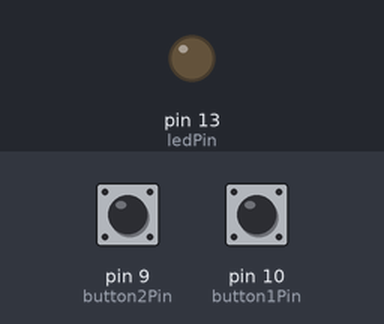
This sketch was run on a simulated Arduino Uno, built with avr-gcc and run on an emulated ATmega328P. Parts: output pins drawn as LEDs (lit = HIGH). The inputs (shaded band) are chosen by the test bench; at power-on: pin 9 (button2Pin) HIGH, pin 10 (button1Pin) LOW.

Above: at 1.2 s.
1.3 s: pin 9 (button2Pin) pulled LOW for 0.15 s
At 1.37 s:
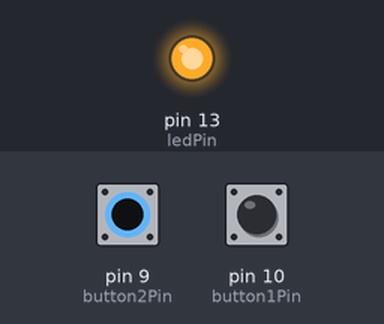
2.9 s: pin 9 (button2Pin) pulled LOW for 3.2 s
At 6.6 s:
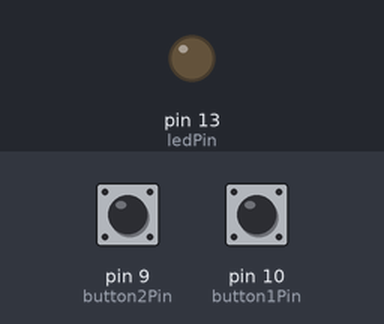
Timing chart, 0 to 8.1 s (numbered marks = the images above; inputs shaded):
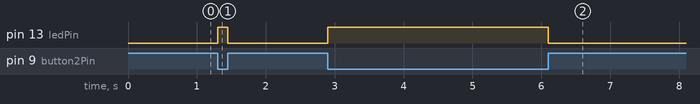

The sketch:

PushButtons.ino
```cpp
/*

Example sketch 05

PUSH BUTTONS

  Use pushbuttons for digital input

  Previously we've used the analog pins for input, now we'll use
  the digital pins for input as well. Because digital pins only
  know about HIGH and LOW signals, they're perfect for interfacing
  to pushbuttons and switches that also only have "on" and "off"
  states.

  We'll connect one side of the pushbutton to GND, and the other
  side to a digital pin. When we press down on the pushbutton,
  the pin will be connected to GND, and therefore will be read
  as "LOW" by the Arduino.

  But wait - what happens when you're not pushing the button?
  In this state, the pin is disconnected from everything, which
  we call "floating". What will the pin read as then, HIGH or LOW?
  It's hard to say, because there's no solid connection to either
  5 Volts or GND. The pin could read as either one.

  To deal with this issue, we'll connect a small (10K, or 10,000 Ohm)
  resistance between the pin and 5 Volts. This "pullup" resistor
  will ensure that when you're NOT pushing the button, the pin will
  still have a weak connection to 5 Volts, and therefore read as
  HIGH.

  (Advanced: when you get used to pullup resistors and know when
  they're required, you can activate internal pullup resistors
  on the ATmega processor in the Arduino. See
  http://arduino.cc/en/Tutorial/DigitalPins for information.)

Hardware connections:

  Pushbuttons:

    Pushbuttons have two contacts that are connected if you're
    pushing the button, and disconnected if you're not.

    The pushbuttons we're using have four pins, but two pairs
    of these are connected together. The easiest way to hook up
    the pushbutton is to connect two wires to any opposite corners.

    Connect any pin on pushbutton 1 to ground (GND).
    Connect the opposite diagonal pin of the pushbutton to
    digital pin 2.

    Connect any pin on pushbutton 2 to ground (GND).
    Connect the opposite diagonal pin of the pushbutton to
    digital pin 3.

    Also connect 10K resistors (brown/black/red) between
    digital pins 2 and 3 and GND. These are called "pullup"
    resistors. They ensure that the input pin will be either
    5V (unpushed) or GND (pushed), and not somewhere in between.
    (Remember that unlike analog inputs, digital inputs are only
    HIGH or LOW.)

  LED:

    Most Arduinos, including the Uno, already have an LED
    and resistor connected to pin 13, so you don't need any
    additional circuitry.

    But if you'd like to connect a second LED to pin 13,

    Connect the positive side of your LED to Arduino digital pin 13
    Connect the negative side of your LED to a 330 Ohm resistor
    Connect the other side of the resistor to ground

This sketch was written by SparkFun Electronics,
with lots of help from the Arduino community.
This code is completely free for any use.
Visit http://www.arduino.cc to learn about the Arduino.

Version 2.0 6/2012 MDG
*/


// First we'll set up constants for the pin numbers.
// This will make it easier to follow the code below.

const int button1Pin = 10;  // pushbutton 1 pin
const int button2Pin = 9;  // pushbutton 2 pin
const int ledPin =  13;    // LED pin


void setup()
{
  // Set up the pushbutton pins to be an input:
  pinMode(button1Pin, INPUT);
  pinMode(button2Pin, INPUT);

  // Set up the LED pin to be an output:
  pinMode(ledPin, OUTPUT);
}


void loop()
{
  int button1State, button2State;  // variables to hold the pushbutton states

  // Since a pushbutton has only two states (pushed or not pushed),
  // we've run them into digital inputs. To read an input, we'll
  // use the digitalRead() function. This function takes one
  // parameter, the pin number, and returns either HIGH (5V)
  // or LOW (GND).

  // Here we'll read the current pushbutton states into
  // two variables:

  button1State = digitalRead(button1Pin);
  button2State = digitalRead(button2Pin);

  // Remember that if the button is being pressed, it will be
  // connected to GND. If the button is not being pressed,
  // the pullup resistor will connect it to 5 Volts.

  // So the state will be LOW when it is being pressed,
  // and HIGH when it is not being pressed.

  // Now we'll use those states to control the LED.
  // Here's what we want to do:

  // "If either button is being pressed, light up the LED"
  // "But, if BOTH buttons are being pressed, DON'T light up the LED"

  // Let's translate that into computer code. The Arduino gives you
  // special logic functions to deal with true/false logic:

  // A == B means "EQUIVALENT". This is true if both sides are the same.
  // A && B means "AND". This is true if both sides are true.
  // A || B means "OR". This is true if either side is true.
  // !A means "NOT". This makes anything after it the opposite (true or false).

  // We can use these operators to translate the above sentences
  // into logic statements (Remember that LOW means the button is
  // being pressed)

  // "If either button is being pressed, light up the LED"
  // becomes:
  // if ((button1State == LOW) || (button2State == LOW)) // light the LED

  // "If BOTH buttons are being pressed, DON'T light up the LED"
  // becomes:
  // if ((button1State == LOW) && (button2State == LOW)) // don't light the LED

  // Now let's use the above functions to combine them into one statement:

//  if (((button1State == LOW) || (button2State == LOW))  // if we're pushing button 1 OR button 2
//      && !                                               // AND we're NOT
//      ((button1State == LOW) && (button2State == LOW))) // pushing button 1 AND button 2
                                                     // then...
  if (button2State == LOW)
  {
    digitalWrite(ledPin, HIGH);  // turn the LED on
  }
  else
  {
    digitalWrite(ledPin, LOW);  // turn the LED off
  }

  // As you can see, logic operators can be combined to make
  // complex decisions!

  // Don't forget that we use = when we're assigning a value,
  // and use == when we're testing a value for equivalence.
}
```

Measured:
- after the input at 1.3 s, pin 13 (ledPin): LOW → HIGH at once, → LOW 0.15 s later
- after the input at 2.9 s, pin 13 (ledPin): LOW → HIGH at once, → LOW 3.2 s later
